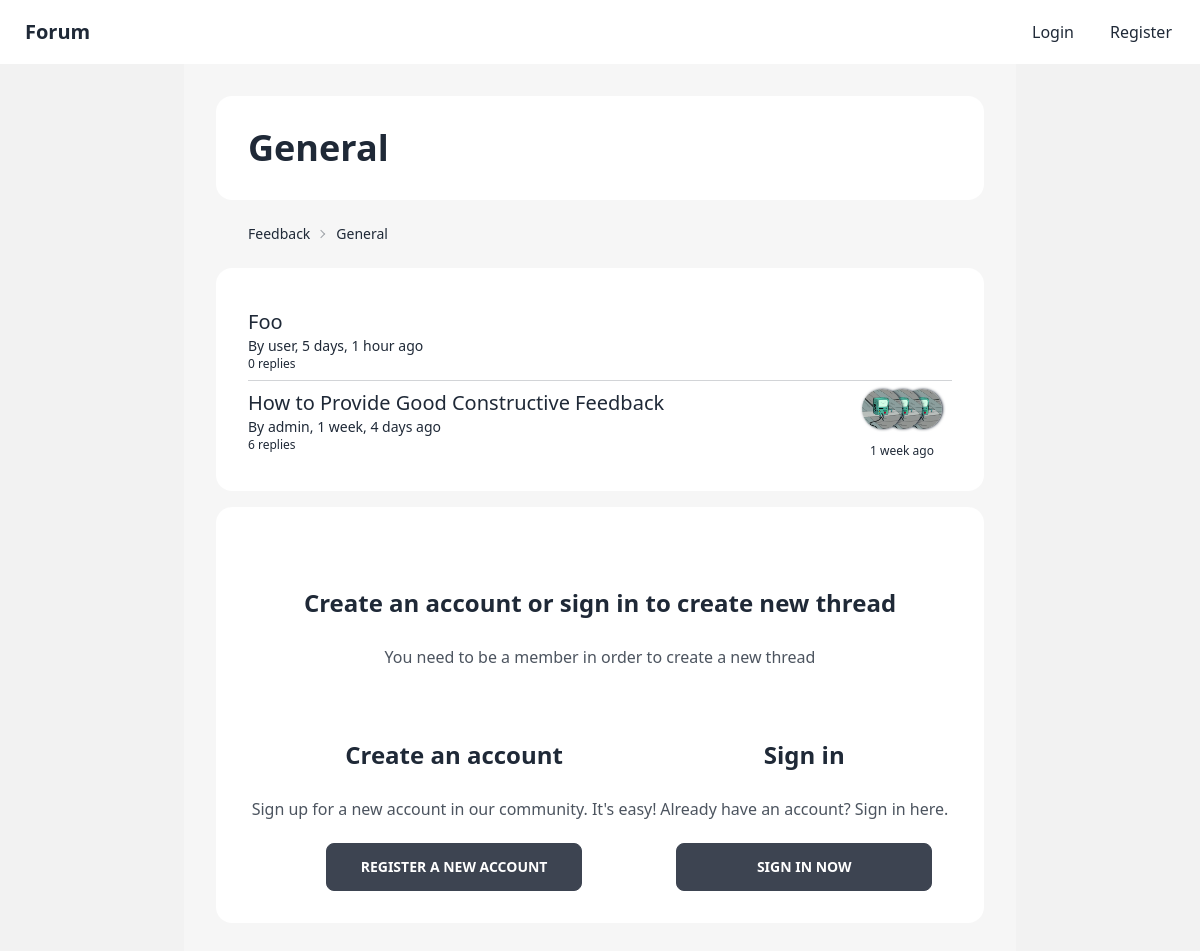
/topic/3/general/, run on the app's committed database.
### app/models.py (models this page shows, shortened)
class SubTopic(models.Model):
    slug = models.SlugField()
    name = models.CharField(max_length=150)
    description = models.CharField(max_length=150, blank=True)
    created_at = models.DateTimeField(auto_now=True)
    topic = models.ForeignKey(
        "self", on_delete=models.DO_NOTHING, null=True, blank=True
    )
    class Meta:
        unique_together = ["slug", "topic"]
    def path(self) -> list[SubTopic]:
        path = self.topic.path() if self.topic is not None else []
        return path + [self]
    def get_absolute_url(self) -> str:
        if self.topic == None:
            return reverse("topic", kwargs={"slug": self.slug})
        return reverse("topic", kwargs={"slug": self.slug, "topic_pk": self.topic.pk})

class Thread(models.Model):
    subtopic = models.ForeignKey(SubTopic, on_delete=models.DO_NOTHING)
    title = models.CharField(max_length=150)
    author = models.ForeignKey(User, on_delete=models.DO_NOTHING)
    created_at = models.DateTimeField(auto_now=True)
    closed_at = models.DateTimeField(null=True, default=None, blank=True)
    def get_absolute_url(self) -> str:
        return reverse("thread", kwargs={"pk": self.pk})

class User(AbstractUser):
    avatar = models.URLField()
    def get_absolute_url(self) -> str:
        return reverse("user", kwargs={"slug": self.username})
    class Meta:
        db_table = "auth_user"

class Post(models.Model):
    author = models.ForeignKey(User, on_delete=models.DO_NOTHING)
    thread = models.ForeignKey(Thread, on_delete=models.DO_NOTHING)
    content = models.CharField(max_length=1500)
    created_at = models.DateTimeField(auto_now=True)
    class Meta:
        get_latest_by = "pk"
        ordering = ("pk",)
    def get_absolute_url(self) -> str:
        posts: models.Manager[Post] = self.thread.post_set
        index = posts.filter(pk__lt=self.pk).count()
        page = index // 10 + 1
        return f"{self.thread.get_absolute_url()}?page={page}#post-{self.pk}"

### app/views.py (the view)
# urls.py: path("topic/<int:topic_pk>/<slug:slug>/", TopicView, name="topic"),
def TopicView(
    request: HttpRequest, slug: str, topic_pk: int | None = None
) -> HttpResponse:
    subtopic = get_object_or_404(SubTopic, slug=slug, topic__pk=topic_pk)
    form = CreateThreadForm()
    if request.method == "POST" and (form := CreateThreadForm(request.POST)).is_valid():
        form.instance.author = request.user
        form.instance.subtopic = subtopic
        form.save()
        return redirect(form.instance.get_absolute_url())
    paginator = Paginator(
        subtopic.thread_set.order_by("-pk").all(),
        10,
    )
    page_obj = paginator.page(request.GET.get("page", 1))
    return render(
        request,
        "app/topic.html",
        {
            "object": subtopic,
            "paginator": paginator,
            "page_obj": page_obj,
            "object_list": page_obj.object_list,
            "form": form,
        },
    )

### app/templates/app/topic.html (shortened to what this page needs)
{% extends 'base.html' %}
{% block main %} {% include 'navbar.html' %}
{% load static %} {% static 'avatar.gif' as avatar %}
{% load humanize %}
<main class="bg-base-200">
  <div class="container mx-auto md:px-24">
    <div class="bg-base-100/30 flex flex-col min-h-[calc(100vh-66px)] p-8 gap-4">
      <div class="card bg-base-100">
        <div class="card-body">
          <div class="card-title text-4xl"><h1>{{object.name}}</h1></div>
        </div>
      </div>
      <div class="text-sm breadcrumbs mx-8">
        <ul>
          {% for topic in object.path %}
          <li>
            <a href="{{ topic.get_absolute_url }}">{{topic.name}}</a>
          </li>
          {% endfor %}
        </ul>
      </div>
      <div class="card bg-base-100">
        <div class="card-body">
          {% if object_list|length > 0 %}
          <ul class="divide-y gap-2 grid divide-base-content/20">
            {% for thread in object_list %}
            <li class="grid grid-cols-[1fr_100px] pt-2">
              <div>
                <h4 class="">
                  <a
                    class="link link-hover text-xl"
                    href="{{ thread.get_absolute_url }}"
                    >{{thread.title}}</a
                  >
                </h4>
                <div class="text-sm">
                  By
                  <a
                    class="link link-hover"
                    href="{{thread.author.get_absolute_url}}"
                    >{{thread.author.username}}</a
                  >,
                  <time datetime="{{created_at|date:'c'}}"
                    >{{thread.created_at|naturaltime}}</time
                  >
                </div>
                <div class="text-xs">
                  {{thread.post_set.count}}
                  repl{{thread.post_set.count|pluralize:'y,ies'}}
                </div>
              </div>
              <div class="flex flex-col items-center text-center gap-2">
                {% load static %} {% static "avatar.gif" as avatar %}
                <ul class="flex -space-x-5 space-x-reverse flex-row-reverse">
                  {% for post in thread.post_set.all.reverse|slice:":3:" %}
                  <li>
                    <div
                      class="avatar shadow shadow-base-content/80 -rotate-90 rounded-full"
                    >
                      <div class="w-10 rounded-full rotate-90">
                        <a href="{{post.get_absolute_url}}" class="contents">
                          <img src="{{post.author.avatar|default:avatar}}" />
                        </a>
                      </div>
                    </div>
                  </li>
                  {%endfor%}
                </ul>
                <div class="text-xs">
                  <time datetime="{{created_at|date:'c'}}"
                    >{{thread.post_set.latest.created_at|naturaltime}}</time
                  >
                </div>
              </div>
            </li>
            {% endfor%}
          </ul>
          {% else %} No threads {% endif %}
        </div>
      </div>
      <div class="card bg-base-100">
        <div class="card-body">
          {% if user.is_authenticated %}
          <form class="" action="#new" id="new" method="POST">
            {% csrf_token %} {{form.as_div}}
            <div class="form-control mt-6">
              <button class="btn btn-primary" type="submit">
                Create Thread
              </button>
            </div>
          </form>
          {% else %}
          <div class="text-center grid prose max-w-none">
            <div class="">
              <h2>Create an account or sign in to create new thread</h2>
              <p>You need to be a member in order to create a new thread</p>
            </div>
            <div class="flex justify-evenly">
              <div class="">
                <h2>Create an account</h2>
                <p>Sign up for a new account in our community. It's easy!</p>
                <a href="{%url 'register' %}" class="btn btn-wide"
                  >Register a new account</a
                >
              </div>
              <div class="">
                <h2>Sign in</h2>
                <p>Already have an account? Sign in here.</p>
                <a href="{%url 'login' %}" class="btn btn-wide">Sign in Now</a>
              </div>
            </div>
          </div>
          {% endif %}
        </div>
      </div>
    </div>
  </div>
</main>
{% endblock %}

### app/templates/base.html (shortened to what this page needs)
<!DOCTYPE html>
<html lang="en">
<head>
    {% load static %}
    <link href="{% static 'main.css' %}{% if debug %}?{% now 'U' %}{% endif %}" rel="stylesheet" type="text/css" />
</head>
<body>
    {% block main %}
    {% endblock %}
</body>
</html>

### app/templates/navbar.html (shortened to what this page needs)
{% load static %}
{% static "avatar.gif" as avatar %}
<nav class="navbar bg-base-100">
  <div class="flex-1">
    <a class="btn btn-ghost normal-case text-xl" href="{% url 'main' %}"
      >Forum</a
    >
  </div>
  {% if user.is_authenticated%}
  <div class="flex-none gap-2">
    <!-- <form method="GET" action="{% url 'search' %}" class="form-control">
      <input type="text" placeholder="Search" name="query" class="input input-bordered" />
    </form> -->
    <div class="dropdown dropdown-end">
      <label tabindex="0" class="btn btn-ghost btn-circle avatar">
        <div class="w-10 rounded-full">
          <img src="{{user.avatar|default:avatar}}" />
        </div>
      </label>
      <ul
        tabindex="0"
        class="mt-3 p-2 shadow menu menu-compact dropdown-content bg-base-100 rounded-box w-52"
      >
        <li>
          <a class="justify-between" href="{{ user.get_absolute_url }}">
            Profile
            <span class="badge">New</span>
          </a>
        </li>
        <li><a href="{% url 'settings' %}">Settings</a></li>
        <li><a href="{% url 'logout' %}">Logout</a></li>
      </ul>
    </div>
  </div>
  {% else %}
  <div class="flex-none">
    <ul class="menu menu-horizontal px-1 gap-1">
      <li><a href="{% url 'login' %}">Login</a></li>
      <li><a href="{% url 'register' %}">Register</a></li>
    </ul>
  </div>
  {% endif %}
</nav>

### data on the page
SubTopic: name "General"
SubTopic: name "Feedback"
Thread: title "Foo", author.username "user", created_at "5 days, 1 hour ago", post_set.count "0"
Thread: title "How to Provide Good Constructive Feedback", author.username "admin", created_at "1 week, 4 days ago", post_set.count "6", post_set.latest.created_at "1 week ago"
Post: author.avatar (placeholder picture)
Post: author.avatar (placeholder picture)
Post: author.avatar (placeholder picture)
